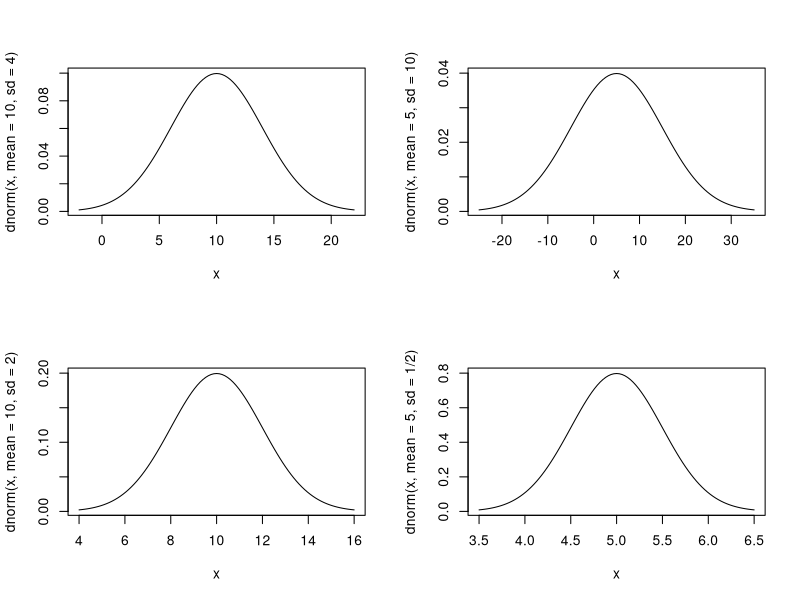
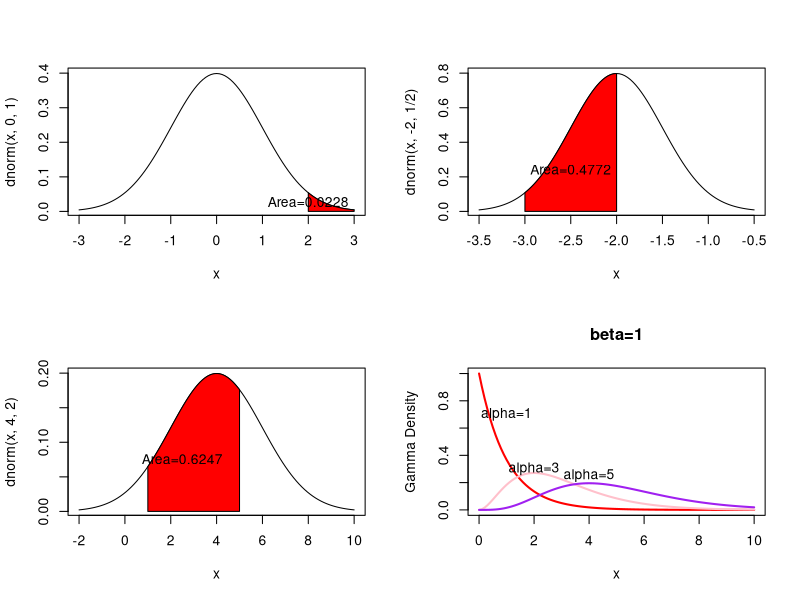
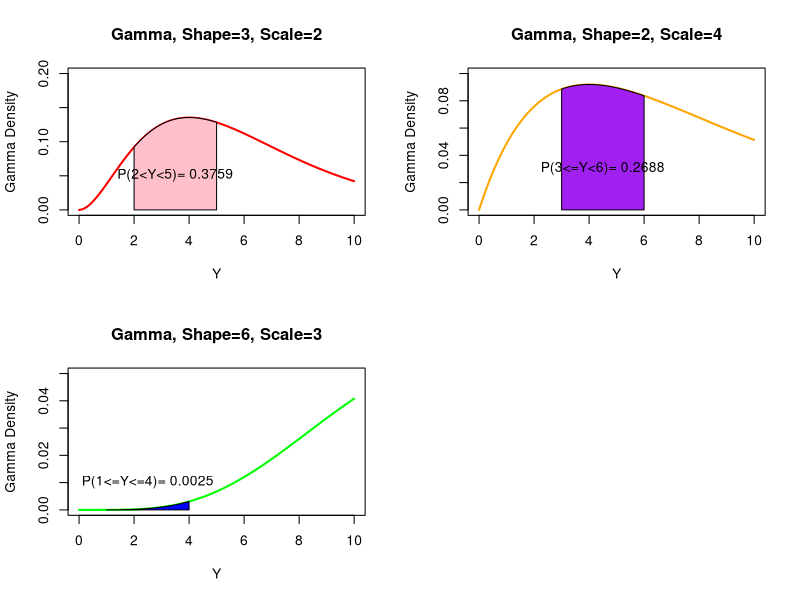

Recreate these plots in R, in order.
## ---- chunk 1
knitr::opts_chunk$set(echo = TRUE)
## ---- chunk 2
getwd()
## ---- chunk 3
layout(matrix(1:4,nrow = 2,ncol = 2))
#xlim is using the empirical rule of three sd to graph 99% of the data
curve(dnorm(x,mean = 10,sd = 4),xlim = c(10-3*4,10+3*4))
curve(dnorm(x,mean = 10,sd = 2),xlim = c(10-3*2,10+3*2))
curve(dnorm(x,mean = 5,sd = 10),xlim = c(5-3*10,5+3*10))
curve(dnorm(x,mean = 5,sd = 1/2),xlim = c(5-3*(1/2),5+3*(1/2)))
## ---- chunk 4
curve(dnorm(x,0,1),xlim = c(0-3*1,0+3*1))
#make xcurve go to 3 since that is the xlim
xcurve = seq(2,3,length = 1000)
ycurve = dnorm(xcurve,0,1)

polygon(c(2,xcurve,3),c(0,ycurve,0),col = "red")
#since we are looking at Y>=2, we want 1-pnorm to get the area
prob = 1-pnorm(2,0,1)
prob = round(prob, 4)
text(2,dnorm(2,0,1)/2,paste0("Area=",prob))
## ---- chunk 5
curve(dnorm(x,4,2),xlim = c(4-3*2,4+3*2))

xcurve = seq(1,5,length = 1000)
ycurve = dnorm(xcurve,4,2)

polygon(c(1,xcurve,5),c(0,ycurve,0),col = "red")

prob = pnorm(5,4,2) - pnorm(1,4,2)
prob = round(prob, 4)
text((5/2),dnorm((5/2),4,2)/2,paste0("Area=",prob))
## ---- chunk 6
curve(dnorm(x,-2,1/2),xlim = c(-2-3*(1/2),-2+3*(1/2)))

xcurve = seq(-3,-2,length = 1000)
ycurve = dnorm(xcurve,-2,1/2)

polygon(c(-3,xcurve,-2),c(0,ycurve,0),col = "red")

prob = pnorm(-2,-2,1/2) - pnorm(-3,-2,1/2)
prob = round(prob, 4)
text((-5/2),dnorm((-5/2),-2,1/2)/2,paste0("Area=",prob))
## ---- chunk 7
curve(dgamma(x,shape = 1,scale = 1),xlim = c(0,10),lwd = 2, col = "red",ylim=c(0,1),ylab = "Gamma Density", main="beta=1")
curve(dgamma(x,shape = 3,scale = 1),xlim = c(0,10),lwd = 2, col = "pink",ylim=c(0,1),add = T)
curve(dgamma(x,shape = 5,scale = 1),xlim = c(0,10),lwd = 2, col = "purple",ylim=c(0,1),add = T)
text(1,.7,paste0("alpha=",1))
text(2,.3,paste0("alpha=",3))
text(4,.25,paste0("alpha=",5))
## ---- chunk 8
curve(dgamma(x,shape = 3,scale = 2),xlim = c(0,10),lwd = 2, col = "red",ylim=c(0,.2),xlab = "Y",ylab = "Gamma Density", main="Gamma, Shape=3, Scale=2")
xgam = seq(2,5,length=1000)
ygam = dgamma(xgam,shape = 3,scale = 2)
polygon(c(2,xgam,5),c(0,ygam,0),col = "pink")
gprob = pgamma(5,shape = 3,scale = 2)-pgamma(2,shape = 3,scale = 2)
gprob=round(gprob,4)
text(3.5,.05,paste("P(2<Y<5)=",gprob))
## ---- chunk 9
curve(dgamma(x,shape = 6,scale = 3),xlim = c(0,10),lwd = 2, col = "green",ylim=c(0,.05),xlab = "Y",ylab = "Gamma Density", main="Gamma, Shape=6, Scale=3")
xgam = seq(1,4,length=1000)
ygam = dgamma(xgam,shape = 6,scale = 3)
polygon(c(1,xgam,4),c(0,ygam,0),col = "blue")
gprob = pgamma(4,shape = 6,scale = 3)-pgamma(1,shape = 6,scale = 3)
gprob=round(gprob,4)
text(2.5,.01,paste("P(1<=Y<=4)=",gprob))
## ---- chunk 10
curve(dgamma(x,shape = 2,scale = 4),xlim = c(0,10),lwd = 2, col = "orange",ylim=c(0,.1),xlab = "Y",ylab = "Gamma Density", main="Gamma, Shape=2, Scale=4")
xgam = seq(3,6,length=1000)
ygam = dgamma(xgam,shape = 2,scale = 4)
polygon(c(3,xgam,6),c(0,ygam,0),col = "purple")
gprob = pgamma(6,shape = 2,scale = 4)-pgamma(3,shape = 2,scale = 4)
gprob=round(gprob,4)
text(4.5,.03,paste("P(3<=Y<6)=",gprob))
